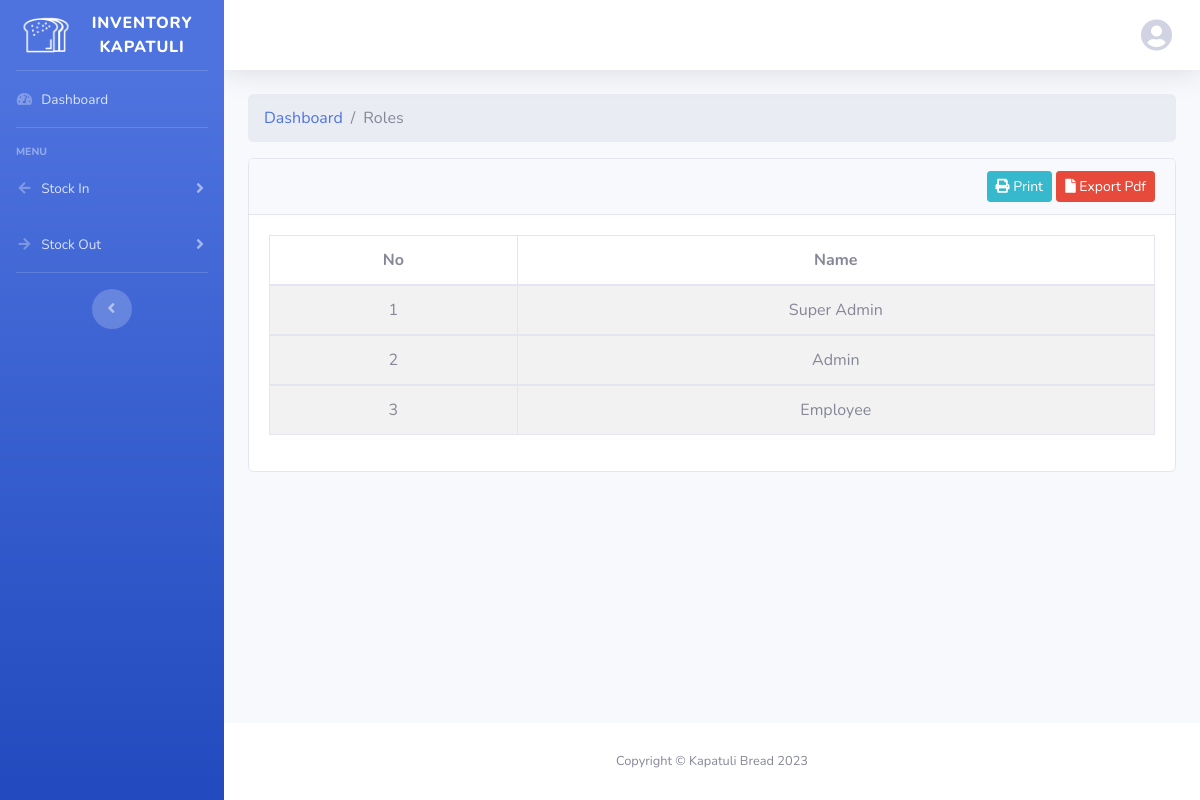
/index.php/roles, run on the app's committed database.
### tables this page shows
CREATE TABLE `roles` (
  `id` int(11) NOT NULL,
  `name` varchar(24) DEFAULT NULL
);

### application/libraries/template.php (called while the page is built, shortened)
<?php
class Template {
    protected $CI;
    public function __construct() {
        $this->CI =& get_instance();
    }
    public function load($view, $data = array()) {
        $this->CI->load->view('template/header', $data);
        $this->CI->load->view('template/navbar', $data);
        $this->CI->load->view($view, $data);
        $this->CI->load->view('template/footer');
    }
}

### application/controllers/Roles.php (called while the page is built, shortened)
<?php
class Roles extends CI_Controller {
    public function index() {
        $data['title'] = 'Roles Menu';
        $data['users'] = $this->UsersModel->getUserWhere(['email' => $this->session->userdata('email')])->row_array();
        $data['roles'] = $this->RolesModel->getData('roles')->result();
        $this->template->load('roles/index', $data);
    }
}
?>

### index.php (called while the page is built, shortened)
<?php
require_once BASEPATH.'core/CodeIgniter.php';

### application/models/RolesModel.php (called while the page is built, shortened)
<?php
class RolesModel extends CI_Model {
    public function getData($table)
    {
        return $this->db->get($table);
    }
}
?>

### application/views/roles/index.php (the view, shortened to what this page needs)
<div class="container-fluid">
    <ol class="breadcrumb">
        <li class="breadcrumb-item"><a href="<?= base_url('dashboard') ?>">Dashboard</a></li>
        <li class="breadcrumb-item active" aria-current="page">Roles</li>
    </ol>
    <div class="card">
        <div class="card-header text-right">
            <a href="<?= base_url('roles/print') ?>" class="btn btn-info btn-sm"><i class="fa fa-print"></i> Print</a>
            <a href="<?= base_url('roles/pdf') ?>" class="btn btn-danger btn-sm"><i class="fa fa-file"></i> Export Pdf</a>
        </div>
        <div class="card-body">
            <table class="table table-bordered table-striped">
                <thead>
                    <tr class="text-center">
                        <th>No</th>
                        <th>Name</th>
                    </tr>
                </thead>
                <?php $no = 1;
                foreach ($roles as $r) : ?>
                    <tbody>
                        <tr class="text-center">
                            <td><?= $no++ ?></td>
                            <td><?= $r->name ?></td>
                        </tr>
                    </tbody>
                <?php endforeach ?>
            </table>
        </div>
    </div>
</div>

### data on the page
roles: name "Super Admin"
roles: name "Admin"
roles: name "Employee"
